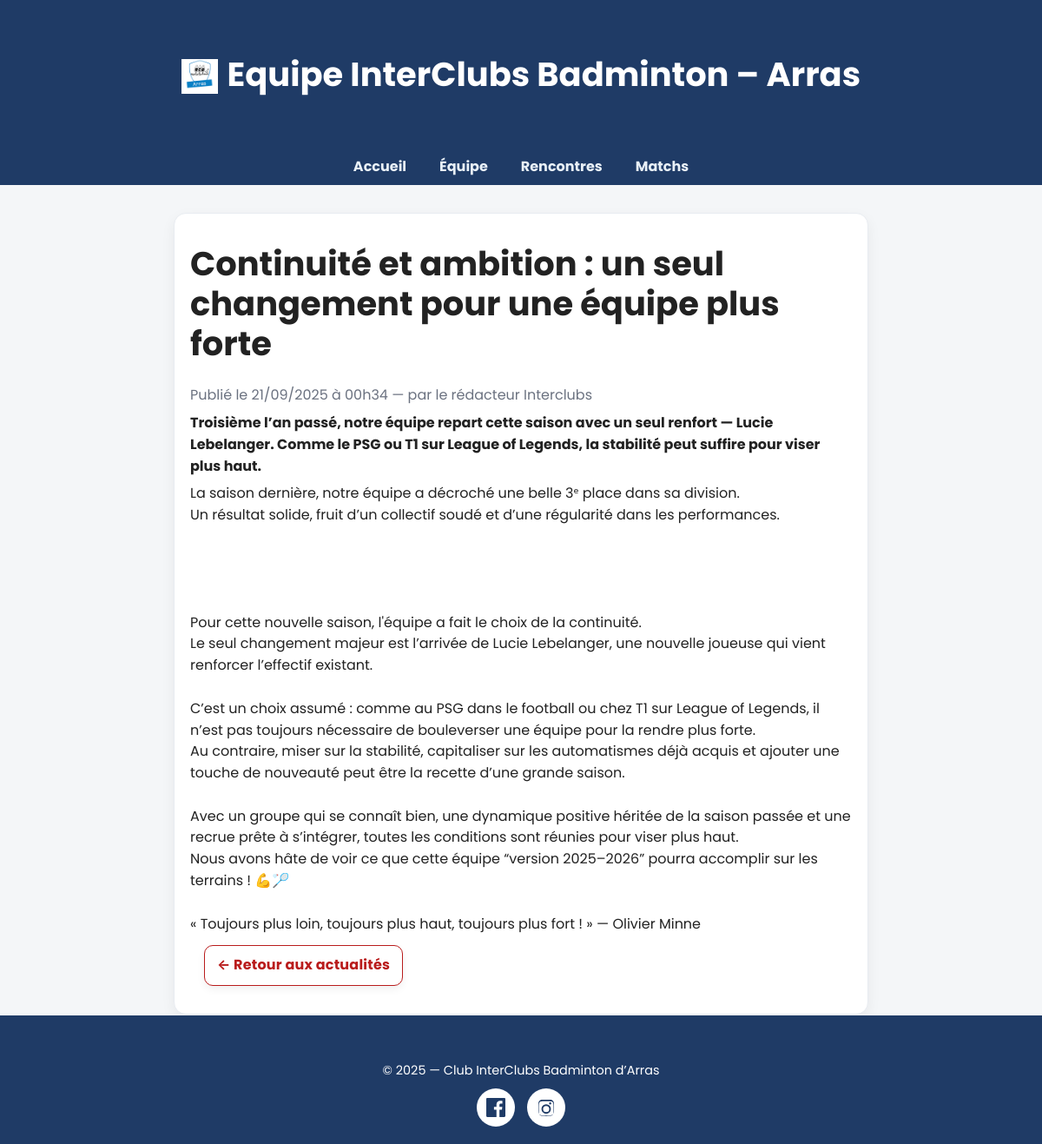
/article.php?id=14, run on the app's committed database.
### tables this page shows
CREATE TABLE `articles` (
  `id` int(11) NOT NULL,
  `slug` varchar(180) DEFAULT NULL,
  `titre` varchar(255) NOT NULL,
  `excerpt` varchar(280) DEFAULT NULL,
  `cover_url` varchar(255) DEFAULT NULL,
  `contenu` text NOT NULL,
  `date_publication` datetime DEFAULT current_timestamp(),
  `auteur` varchar(100) DEFAULT 'Club'
);

### article.php (the view, shortened to what this page needs)
<?php
require_once __DIR__ . '/includes/db.php';
$BASE = rtrim(dirname($_SERVER['SCRIPT_NAME']), '/');
$id   = (int)($_GET['id'] ?? 0);
$sql = "SELECT id, titre, contenu, auteur, cover_url, excerpt,
               DATE_FORMAT(date_publication, '%d/%m/%Y à %Hh%i') AS publie_le
        FROM articles
        WHERE id = :id";
$stmt = $pdo->prepare($sql);
$stmt->execute([':id' => $id]);
$article = $stmt->fetch(PDO::FETCH_ASSOC);
?>
<?php require_once __DIR__ . '/includes/header.php'; ?>
<div class="container">
  <section class="card article-card">
    <div class="card-body">
      <h1><?= htmlspecialchars($article['titre']) ?></h1>
      <div class="muted article-meta">
        Publié le <?= htmlspecialchars($article['publie_le']) ?>
        <?= !empty($article['auteur']) ? ' — par ' . htmlspecialchars($article['auteur']) : '' ?>
      </div>
      <?php if (!empty($article['excerpt'])): ?>
        <p class="article-excerpt"><strong><?= htmlspecialchars($article['excerpt']) ?></strong></p>
      <?php endif; ?>
      <article class="article-content">
        <?= nl2br(htmlspecialchars((string)$article['contenu'])) ?>
      </article>
      <div class="card-actions">
        <a class="btn btn-outline" href="<?= $BASE ?>/news.php">← Retour aux actualités</a>
      </div>
    </div>
  </section>
</div>
<?php require_once __DIR__ . '/includes/footer.php'; ?>

### css/style.css (style rules this page uses)
:root { --brand-blue: #1D3A61; --brand-red: #B61D3C; --brand-red-dark: #8E1A30; --dark-blue: #162E6F; --bg-light: #F4F6F8; --text-main:#222; --text-muted:#6b7280; --win:#2bb673; --loss:#e53935; --border:#e5e7eb; --shadow:0 2px 6px rgba(0,0,0,.08); }
*,*::before,*::after { margin:0; padding:0; box-sizing:border-box; }
html,body { height:100%; }
body { display:flex; flex-direction:column; font-family:'Poppins', system-ui, -apple-system, "Segoe UI", Roboto, Arial, sans-serif; background:var(--bg-light); color:var(--text-main); line-height:1.55; }
a { color:var(--brand-blue); text-decoration:none; }
.container { width:90%; max-width:1100px; margin:2rem auto 0; padding:0; flex:1; display:flex; flex-direction:column; margin-bottom: 0; padding-bottom: 0; }
.cta-button, .btn, .btn-primary, .btn-link, .btn-outline { display:inline-block; font-weight:700; border-radius:10px; padding:10px 14px; letter-spacing:.2px; transition:transform .15s, box-shadow .2s, background .2s, color .2s; box-shadow:0 8px 18px rgba(182,29,60,.22); }
.btn-outline { background:#fff; color:var(--brand-blue); border:1px solid #d8e0e8; box-shadow:0 4px 10px rgba(0,0,0,.06); }
.muted { color:var(--text-muted); }
.card,.feature-card,.result-card,.info-card { background:#fff; border:1px solid #e8ecf1; border-radius:12px; box-shadow:0 6px 18px rgba(0,0,0,.06); }
.card { border:1px solid #e8ecf1; border-radius:14px; background:#fff; box-shadow:0 6px 16px rgba(0,0,0,.06); }
.card-body { padding:16px 18px; }
.card-actions { display:flex; gap:10px; flex-wrap:wrap; padding:12px 16px 16px; }
.btn.btn-outline { background: transparent; color: #b91c1c; border: 1px solid #b91c1c; }
:root { --brand-blue: #1f3b66; --border: #e8ecf1; --shadow: 0 6px 18px rgba(0,0,0,.06); }
body { margin-bottom: 0; }
.container:last-of-type { margin-bottom: 0; padding-bottom: 0; }
.card:last-child { margin-bottom: 0; }
.article-excerpt { margin: 8px 0 6px; }
h1 { font-size: clamp(1.6rem, 2.5vw + 1rem, 2.4rem); line-height: 1.2; margin: 0.5em 0 0.6em; }
.article-card { max-width: 800px; margin: 0 auto; }

### data on the page
articles: titre "Continuité et ambition : un seul changement pour une équipe plus forte", auteur "le rédacteur Interclubs", excerpt "Troisième l’an passé, notre équipe repart cette saison avec un seul renfort — Lucie Lebelanger. Comme le PSG ou T1 sur League of Legends, la stabilité peut suffire pour viser plus haut.", contenu "La saison dernière, notre équipe a décroché une belle 3ᵉ place dans sa division. Un résultat solide, fruit d’un collectif soudé et d’une régularité dans les performances. Pour cette nouvelle saison, l'équipe a fait le choix de la continuité. Le seul changement majeur est l’arrivée de Lucie Lebelanger, une nouvelle joueuse qui vient renforcer l’effectif existant. C’est un choix assumé : comme au PSG dans le football ou chez T1 sur League of Legends, il n’est pas toujours nécessaire de bouleverser une équipe pour la rendre plus forte. Au contraire, miser sur la stabilité, capitaliser sur les automatismes déjà acquis et ajouter une touche de nouveauté peut être la recette d’une grande saison.…"

### other printed values
$article['publie_le'] "21/09/2025 à 00h34"
